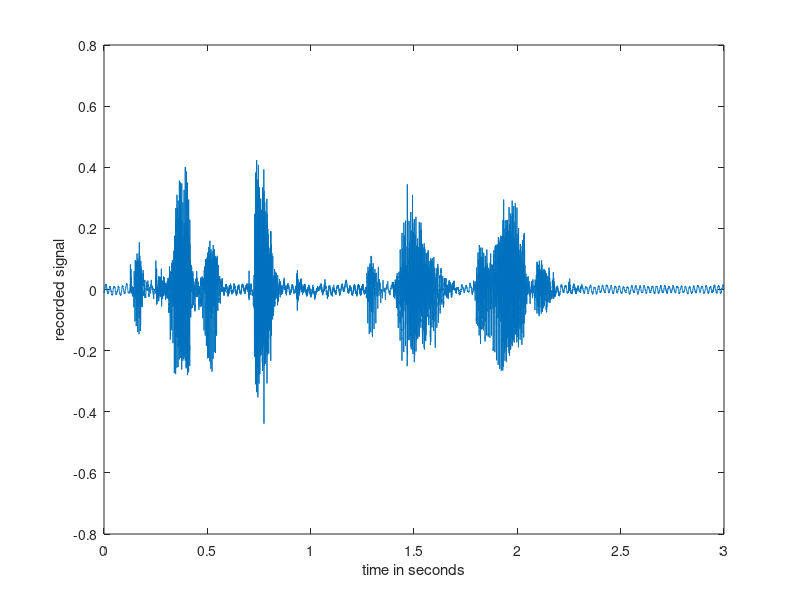

Reproduce this figure in MATLAB.
% This file comes with the file recording.wav
% Tested on a Laptop with Matlab R2014a, Windows 7, November 2014. 

% The code shows how to read in a wav file that you have recorded, for example,
% on your Android phone. 

load('sentencej.mat')
fSamp = 8000;

%% first, we'll read in the pre-recorded wave file

% We assume that the wave file has been recorded with a sampling frequency
% of 8000Hz! 

%[y, fSamp] = audioread('fox2.wav'); % extract data and sampling frequency

%fSamp % check if 8000Hz
%size(y) % if your recording is in stereo, you can remove one of the channels

% Some advice:
% - Make sure that the volume of your recording device is reasonable. You
%   can listen to your recordings in matlab and also look at a plot of the
%   data to check the quality.

%% second, we'll listen to our recording

%sound(y,fSamp); % make sure that the quality of the recording is okay

%% third, we'll have a look at the data

y = sentencej;

nSamp = size(y,1); % number of samples
t = (0:nSamp-1)/fSamp; % time vector in seconds

figure(1);clf();
plot(t, y)
xlabel('time in seconds')
ylabel('recorded signal') % axis description is important!


%%
y = y(1.5*8000:4.5*8000-1);

nSamp = size(y,1); % number of samples
t = (0:nSamp-1)/fSamp; % time vector in seconds


figure(1);clf();
plot(t, y)
xlabel('time in seconds')
ylabel('recorded signal') % axis description is important!

foxsound = y;